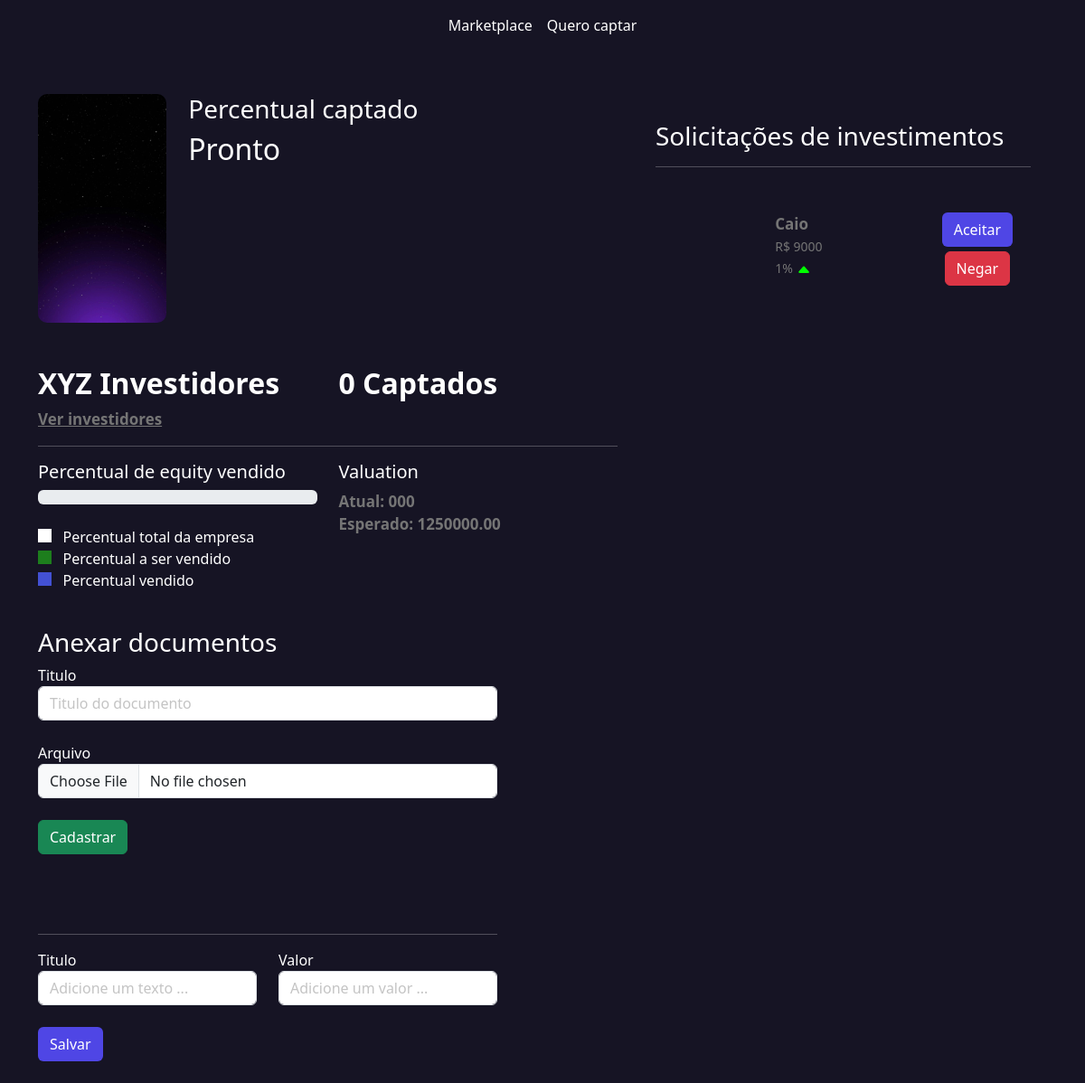
The page /empresarios/empresa/3 (signed in) on the database as committed earlier.
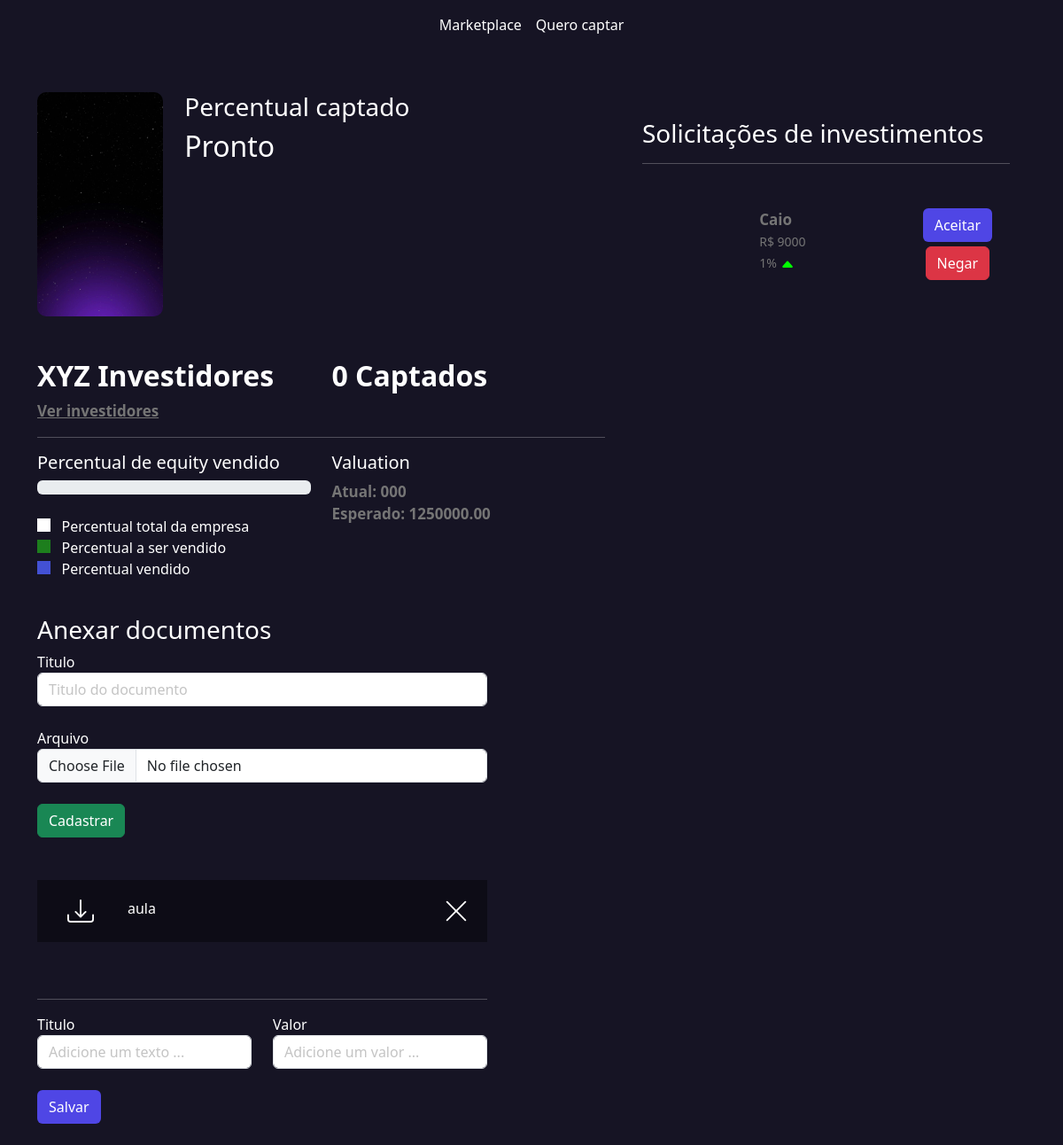
The same page on the database as committed later.
### empresarios/models.py (models this page shows, shortened)
class Empresas(models.Model):
    tempo_existencia_choices = (
        ('-6', 'Menos de 6 meses'),
        ('+6', 'Mais de 6 meses'),
        ('+1', 'Mais de 1 ano'),
        ('+5', 'Mais de 5 anos')
    )
    estagio_choices = (
        ('I', 'Tenho apenas uma idea'),
        ('MVP', 'Possuo um MVP'),
        ('MVPP', 'Possuo um MVP com clientes pagantes'),
        ('E', 'Empresa pronta para escalar'),
    )
    area_choices = (
        ('ED', 'Ed-tech'),
        ('FT', 'Fintech'),
        ('AT', 'Agrotech'),
        )
    publico_alvo_choices = (
        ('B2B', 'B2B'),
        ('B2C', 'B2C'),
    )
    user = models.ForeignKey(User, on_delete=models.DO_NOTHING)
    nome = models.CharField(max_length=50)
    cnpj = models.CharField(max_length=30)
    site = models.URLField()
    tempo_existencia = models.CharField(max_length=2, choices=tempo_existencia_choices, default='-6')
    descricao = models.TextField()
    data_final_captacao = models.DateField()
    percentual_equity = models.IntegerField() # Percentual esperado
    estagio = models.CharField(max_length=4, choices=estagio_choices, default='I')
    area = models.CharField(max_length=3, choices=area_choices)
    publico_alvo = models.CharField(max_length=3, choices=publico_alvo_choices)
    valor = models.DecimalField(max_digits=9, decimal_places=2) # Valor total a ser vendido
    pitch = models.FileField(upload_to='pitchs')
    logo = models.FileField(upload_to='logo')
    @property
    def valuation(self):
        return f' {(100 * self.valor) / self.percentual_equity:.2f}'

class Documento(models.Model):
    empresa = models.ForeignKey(Empresas, on_delete=models.DO_NOTHING)
    titulo = models.CharField(max_length=30)
    arquivo = models.FileField(upload_to="documentos")

### empresarios/views.py (the view)
# urls.py: path('empresa/<int:id>', views.empresa, name="empresa"),
def empresa(request, id):
    empresa = Empresas.objects.get(id=id)
    if empresa.user != request.user:
        messages.add_message(request, constants.ERROR, "Essa empresa não é sua")
        return redirect(f'/empresarios/listar_empresas/')
    if request.method == "GET":
        documentos = Documento.objects.filter(empresa=empresa)
        return render(request, 'empresa.html', {'empresa': empresa, 'documentos': documentos})

### empresarios/templates/empresa.html (shortened to what this page needs)
{% extends "base.html" %}
{% load static %}
{% block 'head' %}
<link rel="stylesheet" href="{% static 'empresarios/css/listar_empresas.css' %}">
<link rel="stylesheet" href="{% static 'empresarios/css/empresa.css' %}">
<link rel="stylesheet" href="{% static 'usuarios/css/usuarios.css' %}">
{% endblock 'head' %}
{% block 'body' %}
    {% include "partials/barra_navegacao.html" %}
    <br><br>
    <div class="container">
        <div class="row">
            <div class="col-md-7">
                <div class="row">
                    <div class="col-md-3">
                        <img src="{{empresa.logo.url}}" class="foto-empresa" alt="">
                    </div>
                    <div class="col-md">
                        <h3>Percentual captado</h3>
                        <h2>{{empresa.nome}}</h2>
                    </div>
                </div>
                <br><br>
                <div class="row">
                    <div class="col-md">
                        <h2 class="titulo2">XYZ Investidores</h2>
                        <a href="#" class="sub-fonte">Ver investidores</a>
                    </div>
                    <div class="col-md">
                        <h2 class="titulo2">0 Captados</h2>
                    </div>
                </div>
                <hr>
                <div class="row">
                    <div class="col-md">
                        <h5>Percentual de equity vendido</h5>
                        <div class="progress">
                        </div>
                        <br>
                        <label class="point-white"></label><span>&nbsp&nbsp Percentual total da empresa</span>
                        <br>
                        <label class="point-green"></label><span>&nbsp&nbsp Percentual a ser vendido</span>
                        <br>
                        <label class="point-blue"></label><span>&nbsp&nbsp Percentual vendido</span>
                    </div>
                    <div class="col-md">
                        <h5>Valuation</h5>
                        <span class="sub-fonte">Atual: 000</span>
                        <br>
                        <span class="sub-fonte">Esperado: {{empresa.valuation}}</span>
                    </div>
                    <div class="documentos">
                        <h3>Anexar documentos</h3>
                        <form action="{% url 'add_doc' empresa.id %}" method="POST" enctype='multipart/form-data'>{% csrf_token %}
                            <label>Titulo</label>
                            <input type="text" name="titulo" class="form-control" placeholder="Titulo do documento">
                            <br>
                            <label>Arquivo</label>
                            <input type="file" name="arquivo" class="form-control">
                            <br>
                            <input type="submit" class="btn btn-success" value="Cadastrar">
                        </form>
                        <br><br>
                        {% for documento in documentos %}
                            <div class="list_documentos">
                                <div class="row">
                                    <div class="col-md-2" style="text-align: center">
                                        <a href="{{documento.arquivo.url}}">
                                        </a>
                                    </div>
                                    <div class="col-md-6">{{documento.titulo}}</div>
                                    <div class="col-md-4" style="text-align: right;">
                                        <a href="{% url 'excluir_dc' documento.id %}">
                                        </a>
                                    </div>
                                </div>
                            </div>
                            <br>
                        {% endfor%}
                        <br>
                        <hr>
                        <div class="row">
                            <div class="col-md">
                                <form action="#" method="POST">{% csrf_token %}
                                <label>Titulo</label>
                                <input type="text" class="form-control" name="titulo" placeholder="Adicione um texto ...">
                            </div>
                            <div class="col-md">
                                <label>Valor</label>
                                <input type="text" class="form-control" name="valor" placeholder="Adicione um valor ...">
                            </div>
                        </div>
                        <br>
                        <input type="submit" value="Salvar" class="btn btn-indigo-normal">
                        <br><br>
                    </div>
                </div>
            </div>
            <div class="col-md-5 dark-color intereses-investimentos">
                <h3>Solicitações de investimentos</h3>
                <hr>
                <br>
                    <div class="bg-color-dark card-investimento">
                        <div class="row">
                            <div class="col-md">
                            </div>
                            <div class="col-md-5" style="text-align: left">
                                <span class="sub-fonte">Caio</span>
                                <br>
                                <span class="sub-fonte2">R$ 9000</span>
                                <br>
                                <span class="sub-fonte2">1%
                                    <svg xmlns="http://www.w3.org/2000/svg" width="16" height="16" fill="currentColor" class="bi bi-caret-up-fill" style="color: #00ff00;" viewBox="0 0 16 16">
                                        <path d="m7.247 4.86-4.796 5.481c-.566.647-.106 1.659.753 1.659h9.592a1 1 0 0 0 .753-1.659l-4.796-5.48a1 1 0 0 0-1.506 0z"/>
                                    </svg>
                                </span>
                            </div>
                            <div class="col-md">
                                <a href="#" class="btn btn-indigo-normal">Aceitar</a>
                                <br>
                                <a href="#" style="margin-top: 5px;" class="btn btn-danger">Negar</a>
                            </div>
                        </div>
                    </div>
                    <br>
            </div>
        </div>
    </div>
{% endblock 'body' %}

### templates/base.html (shortened to what this page needs)
{% load static %}
<!doctype html>
<html lang="en">
 <head>
 <link rel="stylesheet" href="{% static 'geral/css/base.css' %}">
 <link href="https://cdn.jsdelivr.net/npm/bootstrap@5.3.3/dist/css/bootstrap.min.css" rel="stylesheet">
 {% block 'head' %}{% endblock 'head' %}
 </head>
 <body>
 {% block 'body' %}{% endblock 'body' %}
 </body>
</html>

### templates/partials/barra_navegacao.html
<nav class="navbar navbar-expand-lg navbar-dark dark-color">
    <div class="container-fluid">
        <div class="collapse navbar-collapse justify-content-center" id="navbarNav">
        <ul class="navbar-nav">
            <li class="nav-item">
	            <a class="nav-link active" aria-current="page" href="">Marketplace</a>
            </li>
            <li class="nav-item">
	            <a class="nav-link active" href="{% url 'cadastrar_empresa' %}">Quero captar</a>
            </li>
        </ul>
        </div>
    </div>
</nav>

### templates/static/geral/css/base.css (style rules this page uses)
:root { --main-color: #161424; --dark-color: #0D0C16; --contrast-color: #4F46E5; }
body { color: white !important; background-color: var(--main-color) !important; }
.bg-color-dark { background-color: var(--main-color); }

### templates/static/empresarios/css/empresa.css (style rules this page uses)
.intereses-investimentos { min-height: 80vh; padding: 30px }
.card-investimento { padding: 10px; text-align: center; vertical-align: middle; }
.foto-empresa { width: 100%; border-radius: 10px; }
.sub-fonte { color:rgb(117, 117, 117); font-size: 17px; font-weight: bold; }
.sub-fonte2 { color:rgb(117, 117, 117); font-size: 14px; }
.titulo2 { font-weight: bold; }
.point-white { width: 15px; height: 15px; background-color: white; }
.point-green { width: 15px; height: 15px; background-color: #1d7e1d; }
.point-blue { width: 15px; height: 15px; background-color: #4351d4; }
.documentos { width: 80%; margin-top: 40px; }
.list_documentos { background-color: var(--dark-color); padding: 20px; }

### templates/static/usuarios/css/usuarios.css (style rules this page uses)
.btn-indigo-normal { background-color: var(--contrast-color); color: white; }

Rows that differ between the two databases and show on the page:
added Documento: titulo "aula"
